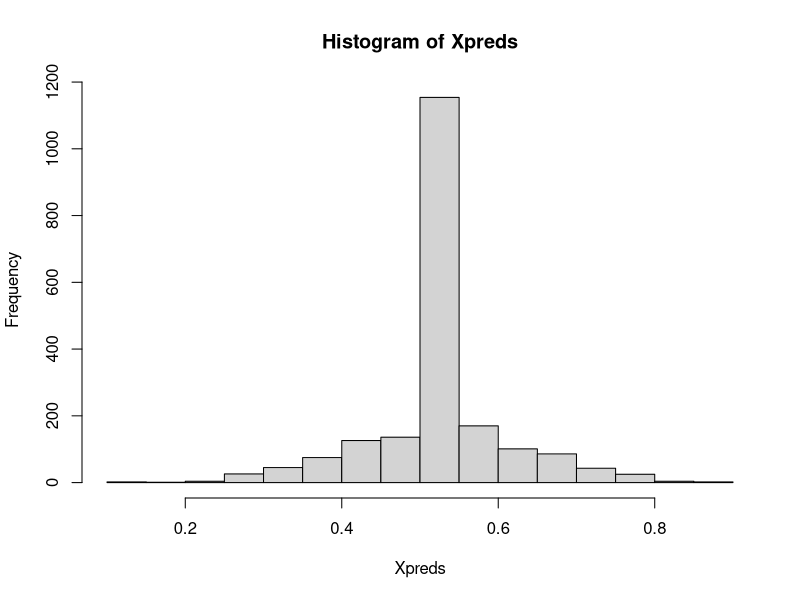
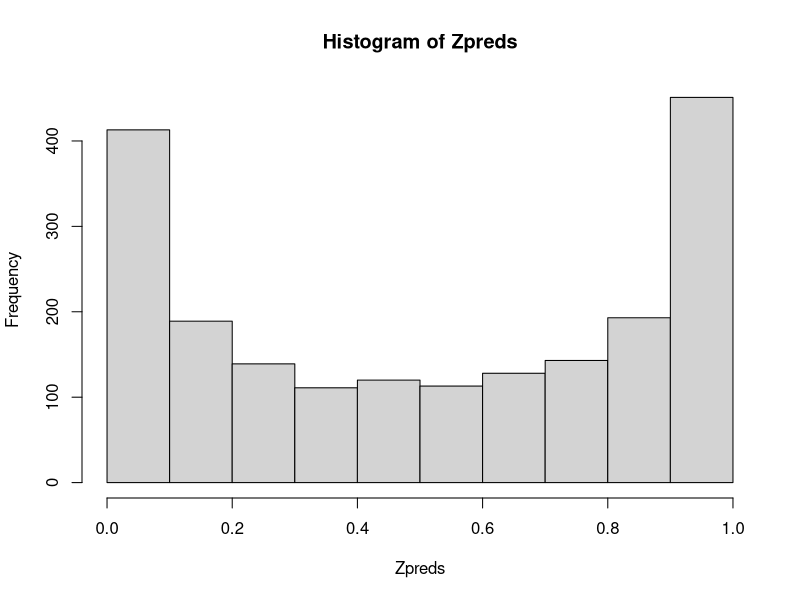

Write the R code that produced these figures, in order.
## ---- chunk 1
n <- 1000
A <- c(rep(1, 1000),
       rep(0, 1000))  # 1000 black, 1000 non-black drivers
U <- rbinom(2*n, 1, 0.5)
X <- rbinom(2*n, 1, A/3 + U/3)
Y <- rnorm(2*n, 0.2 + U/10, 0.03)

summary(lm(Y ~ X))
summary(lm(Y ~ A))
goodMod <- summary(lm(Y ~ X + A))

preds <- coef(goodMod)[,1] %*% t(cbind(1, X, A))
mean(preds[A])
mean(preds[1-A])
## ---- chunk 2
n <- 1000
A <- c(rep(1, 1000),
       rep(0, 1000))  # 1000 black, 1000 non-black
X <- rnorm(2*n, 0, A)
Z <- rnorm(2*n, 0, 3)

expit <- function(x) exp(x)/(exp(x) + 1)

Y <- rbinom(2*n, 1, expit(X + Z))

Xmod <- glm(Y ~ X, family = 'binomial')
Zmod <- glm(Y ~ Z, family = 'binomial')
Amod <- glm(Y ~ A, family = 'binomial')

Atest <- c(rep(1, 1000),
           rep(0, 1000))
Xtest <- rnorm(2*n, 0, Atest)
Ztest <- rnorm(2*n, 0, 3)
Ytest <- rbinom(2*n, 1, expit(Xtest + Ztest))

Xpreds <- expit(coef(Xmod)%*%rbind(1,Xtest))
Zpreds <- expit(coef(Zmod)%*%rbind(1,Ztest))

hist(Xpreds)
hist(Zpreds)

t.test(Xpreds[A==1], Xpreds[A==0])
t.test(Zpreds[A==1], Zpreds[A==0])

f <- function(x) x > 0.75
f0 <- function(x) x > 0.25

mean(f(Xpreds))
mean(f(Zpreds))

mean(f0(Xpreds))
mean(f0(Zpreds))

mean(A[f(Xpreds)])
mean(A[f(Zpreds)])
